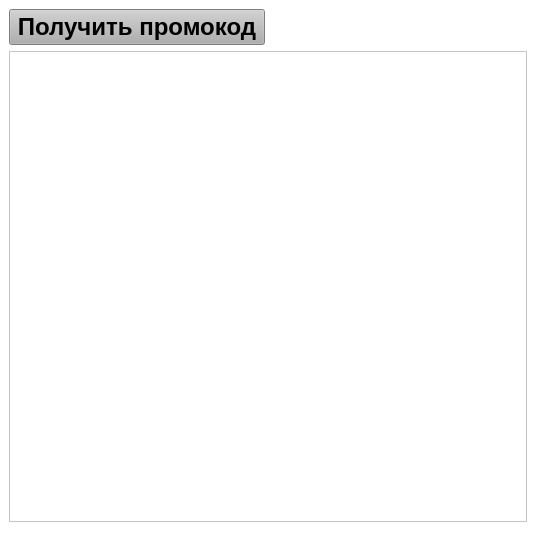
<?xml version="1.0" encoding="UTF-8"?>
<ui version="4.0">
 <class>PromoWindow</class>
 <widget class="QMainWindow" name="PromoWindow">
  <property name="enabled">
   <bool>true</bool>
  </property>
  <property name="geometry">
   <rect>
    <x>0</x>
    <y>0</y>
    <width>536</width>
    <height>553</height>
   </rect>
  </property>
  <property name="font">
   <font>
    <family>Tahoma</family>
    <pointsize>12</pointsize>
   </font>
  </property>
  <property name="windowTitle">
   <string>Промокоды</string>
  </property>
  <property name="styleSheet">
   <string notr="true">background-color: rgb(255, 255, 255);</string>
  </property>
  <widget class="QWidget" name="centralwidget">
   <property name="enabled">
    <bool>true</bool>
   </property>
   <layout class="QGridLayout" name="gridLayout">
    <item row="0" column="0">
     <widget class="QPushButton" name="pushButton">
      <property name="enabled">
       <bool>true</bool>
      </property>
      <property name="sizePolicy">
       <sizepolicy hsizetype="Minimum" vsizetype="Fixed">
        <horstretch>0</horstretch>
        <verstretch>0</verstretch>
       </sizepolicy>
      </property>
      <property name="font">
       <font>
        <family>Arial</family>
        <pointsize>18</pointsize>
        <italic>false</italic>
        <bold>true</bold>
       </font>
      </property>
      <property name="styleSheet">
       <string notr="true">background-color: rgb(175, 175, 175);</string>
      </property>
      <property name="text">
       <string>Получить промокод</string>
      </property>
     </widget>
    </item>
    <item row="1" column="0" colspan="2">
     <widget class="QListWidget" name="itemListWidget">
      <property name="enabled">
       <bool>true</bool>
      </property>
      <property name="styleSheet">
       <string notr="true">border-color: rgb(0, 0, 0);</string>
      </property>
     </widget>
    </item>
   </layout>
  </widget>
  <widget class="QMenuBar" name="menubar">
   <property name="geometry">
    <rect>
     <x>0</x>
     <y>0</y>
     <width>536</width>
     <height>21</height>
    </rect>
   </property>
  </widget>
  <widget class="QStatusBar" name="statusbar"/>
 </widget>
 <resources/>
 <connections/>
</ui>
